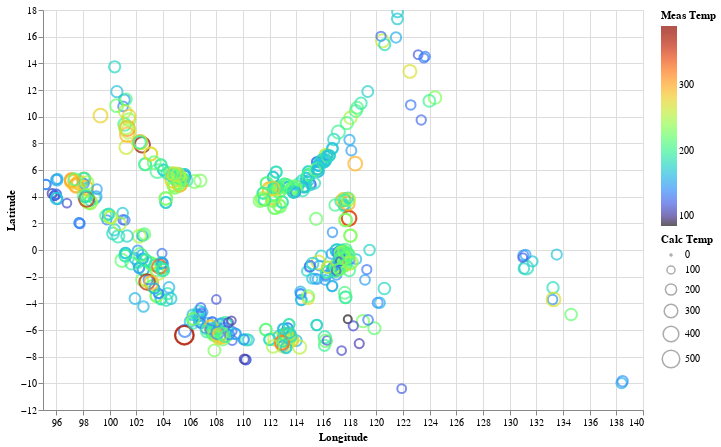

Write notebook code for a chart like this one.
### Markdown cell above
## Interactive Plot

### Code cell
alt.Chart(df).mark_point().encode(
    alt.X('Long:Q', title='Longitude',scale = alt.Scale(zero=False)),
    alt.Y('Lat:Q', title='Latitude',scale = alt.Scale(zero=False)),
    alt.Color('Meas Temp',scale = alt.Scale(scheme='turbo')),
    alt.Size('Calc Temp')
).properties(
    width=600,
    height=400
).interactive()

### Figure 1 — Vega-Lite specification as saved in the notebook (floating-point values rounded to 4 significant figures; data arrays with more than 128 entries replaced by an {"elided": "..."} marker saying what was removed)
{"config": {"view": {"continuousWidth": 400, "continuousHeight": 300}}, "data": {"name": "data-c26c150453a771db3923a9085244cc78"}, "mark": "point", "encoding": {"color": {"type": "quantitative", "field": "Meas Temp", "scale": {"scheme": "turbo"}}, "size": {"type": "quantitative", "field": "Calc Temp"}, "x": {"type": "quantitative", "field": "Long", "scale": {"zero": false}, "title": "Longitude"}, "y": {"type": "quantitative", "field": "Lat", "scale": {"zero": false}, "title": "Latitude"}}, "height": 400, "selection": {"selector001": {"type": "interval", "bind": "scales", "encodings": ["x", "y"]}}, "width": 600, "$schema": "https://vega.github.io/schema/vega-lite/v4.8.1.json", "datasets": {"data-c26c150453a771db3923a9085244cc78": {"elided": "593 records"}}}
